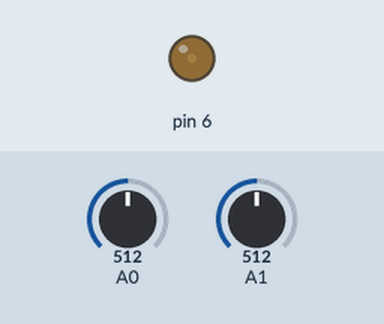
The sketch below on a simulated Arduino Uno, built with avr-gcc and run on an emulated ATmega328P. On the bench: output pins drawn as LEDs (lit = HIGH). The inputs (shaded band) are chosen by the test bench; at power-on: A1 = 512, A0 = 512. What the sketch prints to the serial monitor is not drawn.

Above: at 1.2 s.
1.3 s: A1 set to 900
At 1.8 s:
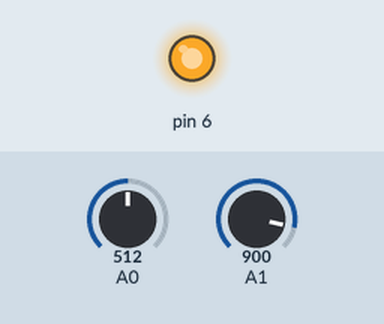
2.9 s: A1 set to 0
At 4.1 s:
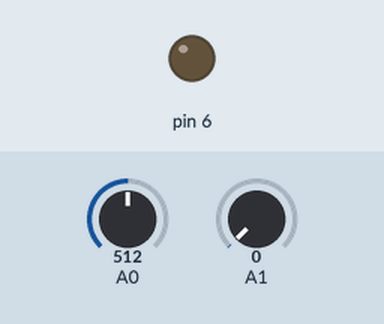
4.4 s: A0 set to 604
7.4 s: A0 set to 627
10.4 s: A1 set to 306
At 11.9 s:
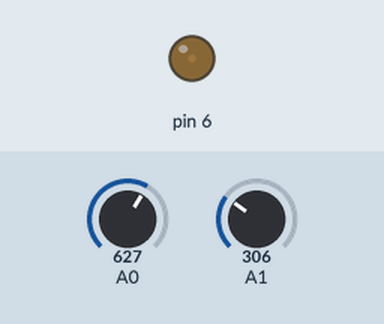
Timing chart, 0 to 13.4 s (numbered marks = the images above; inputs shaded):
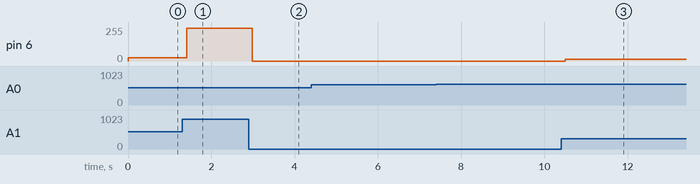

The sketch:

ejemplo17_controlProporcional.ino
```cpp
float temperatura=0;
float setPoint=0;
float error=0;
float KP=1;
float salida=0;
float bias=50;
void setup()
{
  Serial.begin(9600);
  analogReference(EXTERNAL);
  pinMode(6,OUTPUT);
  digitalWrite(6,LOW);
}
void loop()
{
  int valor = analogRead(A0);
  temperatura = map(valor,0,1023,-50,200);
  valor = analogRead(A1);
  setPoint = map(valor,0,1023,-50,200);
  error=(setPoint-temperatura)/200*100;
  salida=KP*error+bias;
  if(salida>100)
    salida=100;
  if(salida<0)
    salida=0;
  Serial.print(F("Temperatura: "));
  Serial.print(temperatura);
  Serial.print("\260C\t Set Point: ");
  Serial.print(setPoint);
  Serial.print("\260C\t Salida: ");
  Serial.println(salida);
  valor= map(valor,0,100,0,255);
  analogWrite(6,valor);
}
```

Measured:
- after the input at 1.3 s, pin 6: 25/255 → 247/255 after 0.12 s
- after the input at 2.9 s, pin 6: 247/255 → 0/255 after 0.08 s
- after the input at 4.4 s, every drawn part: stays the same
- after the input at 7.4 s, every drawn part: stays the same
- after the input at 10.4 s, pin 6: 0/255 → 12/255 after 0.11 s
